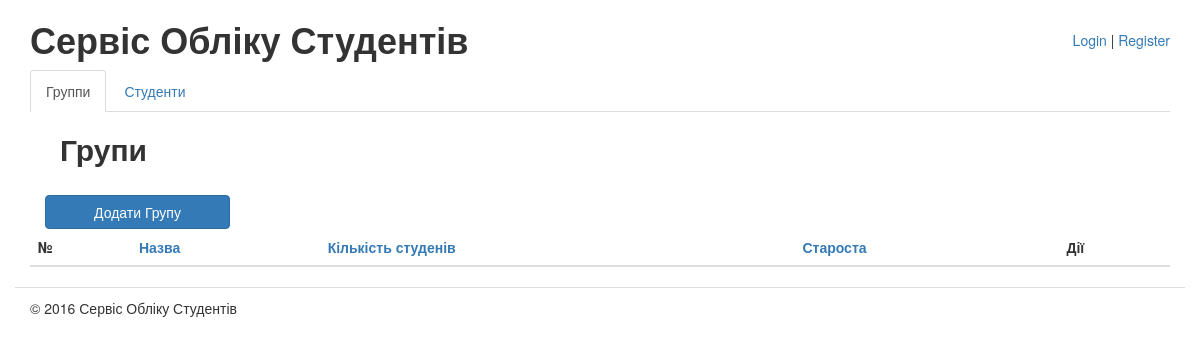
The app's page /, older data.
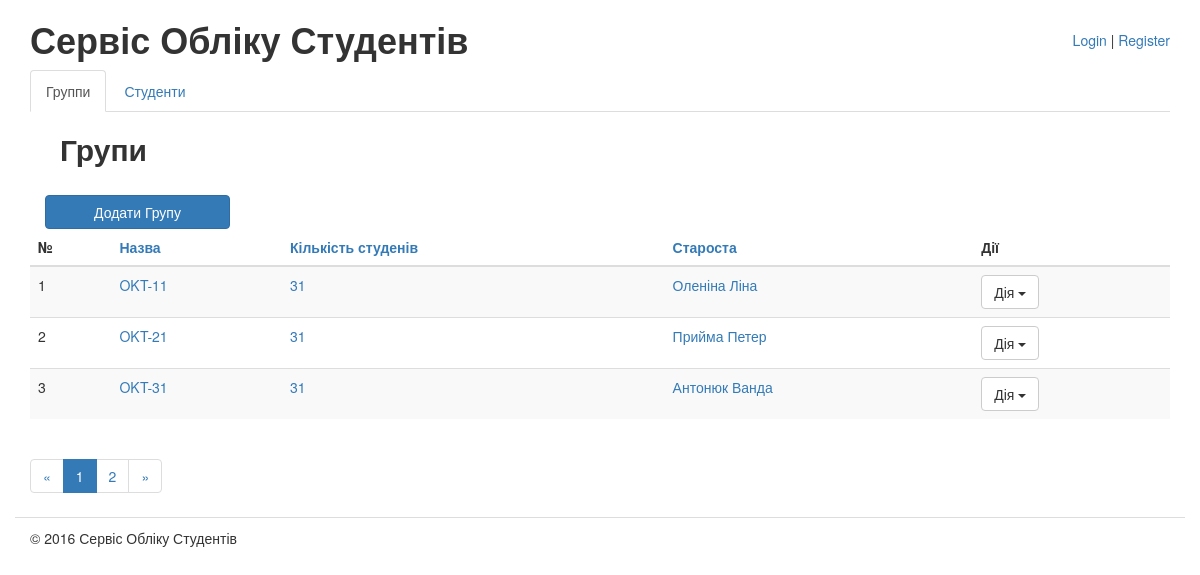
The same page, newer data.
### testdb/models.py (models this page shows, shortened)
class Group(models.Model):
	class Meta(object):
		verbose_name = u"Група"
		verbose_name_plural = u"Групи"
	title = models.CharField(
		max_length=256,
		blank=False,
		verbose_name=u"Назва")
	leader = models.OneToOneField('Student',
		verbose_name=u"Староста",
		blank=False,
		null=True,
		on_delete=models.SET_NULL)
	notes = models.TextField(
        blank=True,
		verbose_name=u"Додаткові нотатки")

class Student(models.Model):
	class Meta(object):
		verbose_name = u"Студент"
		verbose_name_plural = u"Студенти"
	first_name = models.CharField(
		max_length=256,
		blank=False,
		verbose_name=u"Ім'я")
	last_name = models.CharField(
		max_length=256,
		blank=False,
		verbose_name=u"Прізвище")
	middle_name = models.CharField(
		max_length=256,
		blank=True,
		verbose_name=u"По-батькові",
		default='')
	birthday = models.DateField(
        blank=False,
        verbose_name=u"Дата народження",
        null=True)
	photo = models.ImageField(
        blank=True,
        verbose_name=u"Фото",
        null=True)
	student_group = models.ForeignKey('Group',
		verbose_name=u"Група",
		blank=False,
		null=True,
		on_delete=models.PROTECT)
	ticket = models.CharField(
        max_length=256,
        blank=False,
        verbose_name=u"Білет")
	notes = models.TextField(
        blank=True,
		verbose_name=u"Додаткові нотатки")
	def __unicode__(self):
		return u"%s %s" % (self.last_name, self.first_name)

### testdb/views/groups.py (the view)
# urls.py: url(r'^$', 'testdb.views.groups.groups_list', name='home'),
def groups_list(request):
	groups = Group.objects.all()
	order_by = request.GET.get('order_by', '')
	if order_by in ('title', 'leader'):
		groups = groups.order_by(order_by)
		if request.GET.get('reverse', '') == '1':
			groups = groups.reverse()
	paginator = Paginator(groups, 3)
	page = request.GET.get('page')
	try:
		groups = paginator.page(page)
	except PageNotAnInteger:
		groups = paginator.page(1)
	except EmptyPage:
		groups = paginator.page(paginator.num_pages)
	return render(request, 'students/groups_list.html', {'groups': groups})

### testdb/templates/students/groups_list.html (shortened to what this page needs)
{% extends "students/base.html" %}
{% load static from staticfiles %}
{% block title %}Групи{% endblock title %}
{% block content %}
					<div class="col-xs-12">
						<a class="btn btn-primary col-xs-2" href="{% url "groups_add" %}">Додати Групу</a>
					</div>
					<table class="table table-hover table-striped">
						{% with order_by=request.GET.order_by reverse=request.GET.reverse %}
						<thead>
							<tr>
								<th>№</th>
								<th><a href="{% url "home" %}?order_by=title
									{% if request.GET.order_by == 'title' and request.GET.reverse != '1' %}&amp;reverse=1{% endif %}">
									Назва
									</a>
								</th>
								<th><a href="{% url "home" %}?order_by=amount
									{% if request.GET.order_by == 'amount' and request.GET.reverse != '1' %}&amp;reverse=1{% endif %}">
									Кількість студенів
									</a>
								</th>
								<th><a href="{% url "home" %}?order_by=leader
									{% if request.GET.order_by == 'leader' and request.GET.reverse != '1' %}&amp;reverse=1{% endif %}">
									Староста
									</a>
								</th>
								<th>Дії</th>
							</tr>
						</thead>
						{% endwith %}
						<tbody>
							{% for group in groups %}
							<tr>
								<td>{{ forloop.counter }}</td>
								<td><a titel="Редагувати" href="{% url "groups_edit" group.id %}">{{ group.title }}</a></td>
								<td><a titel="Редагувати" href="{% url "groups_edit" group.id %}">31</a></td>
								<td><a title="Редагувати" href="{% url "groups_edit" group.id %}">{{ group.leader }}</a></td>
								<td>
									<div class="dropdown">
										<button class="btn btn-default dropdown-toggle" 	type="button" data-toggle="dropdown">Дія
											<span class="caret"></span>
										</button>
									</div>
								</td>
							</tr>
							{% endfor %}
						</tbody>
					</table>
					{% include "includes/pagination.html" %}
{% endblock content %}

### testdb/templates/students/base.html (shortened to what this page needs)
{% load static from staticfiles %}
<!DOCTYPE html>
<html lang="uk">
	<head>
		<link rel="stylesheet" href="https://maxcdn.bootstrapcdn.com/bootstrap/3.3.6/css/bootstrap.min.css">
		<link rel="stylesheet" href="https://cdn.jsdelivr.net/bootstrap/3.3.0/css/bootstrap.min.css">
		<link rel="stylesheet" href="http://cdnjs.cloudflare.com/ajax/libs/bootstrap-dateti mepicker/4.0.0/css/bootstrap-datetimepicker.min.css">
		<link rel="stylesheet" href="{{ PORTAL_URL }}{% static "css/main.css" %}">
	</head>
	<body>
		<div class="container">
			<div class="row" id="header">
				<div class="col-xs-8">
					<h1>Сервіс Обліку Студентів</h1>
				</div>
				{% if user.is_authenticated %}
				<div class="col-xs-4" id="user-toolbar">
					<span>{{ user.username }}</span> |
					<a href="{% url "users:auth_logout" %}">Logout</a>
				</div>
				{% else %}
				<div class="col-xs-4" id="user-toolbar">
					<a href="{% url "users:auth_login" %}">Login</a> |
					<a href="{% url "users:registration_register" %}">Register</a>
				</div>
				{% endif %}
			</div>
			<div class="row" id="sub-header">
				<div class="col-xs-12">
					<ul class="nav nav-tabs" role="tablist">
						<li role="presentation" {% if request.path == '/'%}class="active"{% endif %}><a href="{% url "home" %}">Группи</a></li>
						<li role="presentation" {% if '/students' in request.path%}class="active"{% endif %}><a href="{% url "students" %}">Студенти</a></li>
					</ul>
				</div>
			</div>
			<div class="row" id="content-columns">
				<div class="col-xs-12" id="content-column">
					<div class="col-xs-12">
						<h2 class="col-xs-6">{% block title %}{% endblock title %}</h2>
					</div>
					{% block content %}{% endblock content %}
				</div>
			</div>
			<div class="row" id="footer">
				<div class="col-xs-12">
					&copy; 2016 Сервіс Обліку Студентів
				</div>
			</div>
		</div>
	</body>
</html>

### testdb/templates/includes/pagination.html (shortened to what this page needs)
{% if students.has_other_pages or groups.has_other_pages %}
{% with order_by=request.GET.order_by reverse=request.GET.reverse %}
<nav>
	<ul class="pagination">
		{% if '/students' not in request.path %}
		<li><a href="{% url "home" %}?page=1&amp;order_by={{ order_by }}&amp;reverse={{ reverse }}">&laquo;</a></li>
		{% for p in groups.paginator.page_range %}
		<li {% if groups.number == p %}class="active"{% endif %}>
			<a href="{% url "home" %}?page={{ p }}&amp;order_by={{ order_by }}&amp;reverse={{ reverse }}">{{ p }}</a>
		</li>
		{% endfor %}
		<li>
			<a href="{% url "home" %}?page={{ groups.paginator.num_pages }}&amp;order_by={{ order_by }}&amp;reverse={{ reverse }}">&raquo;</a>
		</li>
		{% endif %}
	</ul>
</nav>
{% endwith %}
{% endif %}

### testdb/static/css/main.css (style rules this page uses)
h1, h2, h3, h4, h5, h6 { font-weight: bold; }
#footer { border-top: 1px solid #dddddd; padding-top: 10px; }
.btn-primary { margin-top: 20px; }
#user-toolbar { margin-top: 30px; text-align: right; }

Row changes from the older to the newer data that the page shows:
added Group: title "OKT-11", leader "Оленіна Ліна"
added Group: title "OKT-21", leader "Прийма Петер"
added Group: title "OKT-31", leader "Антонюк Ванда"
Text that changed along with them:
new list line: "1"
new list line: "2"
